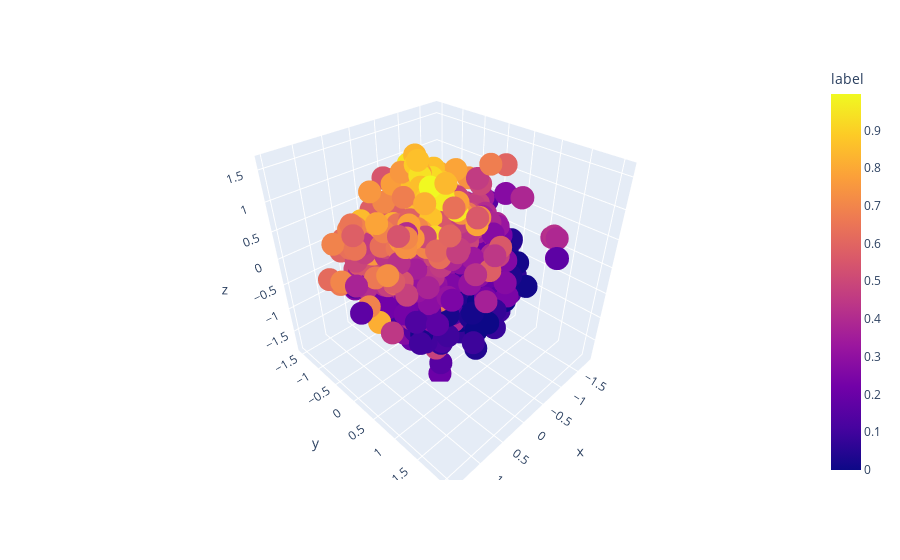

The notebook cell saved with this chart:
### Code cell
fig1.show()

### Figure 1 — Plotly figure (JSON) as saved in the notebook; plotly's stock layout.template omitted (floating-point values rounded to 4 significant figures; data arrays with more than 128 entries replaced by an {"elided": "..."} marker saying what was removed)
{"data": [{"hovertemplate": "x=%{x}<br>y=%{y}<br>z=%{z}<br>label=%{marker.color}<extra></extra>", "legendgroup": "", "marker": {"color": {"elided": "1186 float values"}, "coloraxis": "coloraxis", "symbol": "circle"}, "mode": "markers", "name": "", "scene": "scene", "showlegend": false, "type": "scatter3d", "x": {"elided": "1186 float values"}, "y": {"elided": "1186 float values"}, "z": {"elided": "1186 float values"}}], "layout": {"coloraxis": {"colorbar": {"title": {"text": "label"}}, "colorscale": [[0, "#0d0887"], [0.1111, "#46039f"], [0.2222, "#7201a8"], [0.3333, "#9c179e"], [0.4444, "#bd3786"], [0.5556, "#d8576b"], [0.6667, "#ed7953"], [0.7778, "#fb9f3a"], [0.8889, "#fdca26"], [1, "#f0f921"]]}, "legend": {"tracegroupgap": 0}, "margin": {"t": 60}, "scene": {"domain": {"x": [0, 1], "y": [0, 1]}, "xaxis": {"title": {"text": "x"}}, "yaxis": {"title": {"text": "y"}}, "zaxis": {"title": {"text": "z"}}}}}
